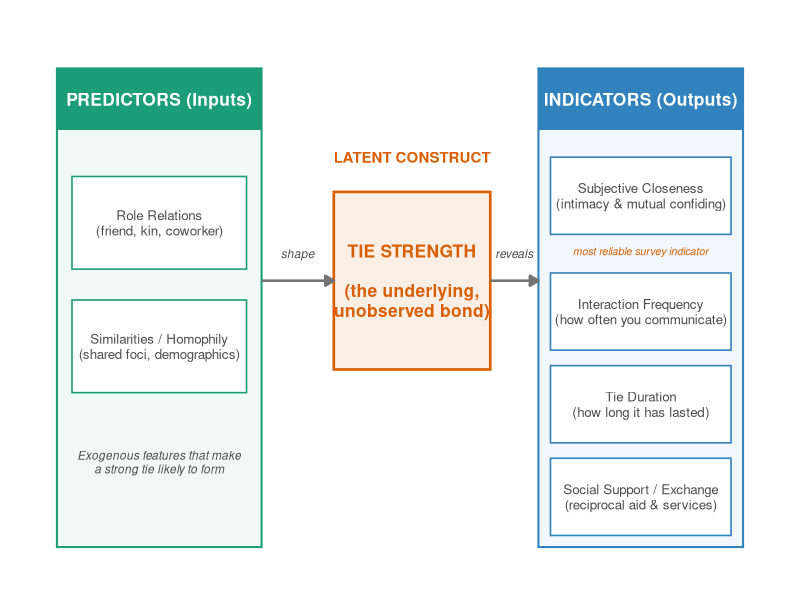

The R source for this figure:
# Generates images/swt-marsden-campbell.png
#
# Conceptual diagram of Marsden & Campbell's (1984) framework for measuring
# tie strength: exogenous predictors (role relations, similarities) that
# give rise to the latent construct of tie strength, which is revealed
# through observable indicators (subjective closeness, interaction
# frequency, tie duration, social support/exchange).
#
# Replaces the original exported-PPT diagram, which had large empty
# margins, a central box overflowing its container, and misaligned panels.

library(ggplot2)

teal    <- "#1b9e77"
orange  <- "#d95f02"
blue    <- "#3182bd"
greytxt <- "grey30"

panel <- function(xmin, xmax, ymin, ymax, header, fill) {
  list(
    annotate("rect", xmin = xmin, xmax = xmax, ymin = ymin, ymax = ymax,
             fill = scales::alpha(fill, 0.06), color = fill, linewidth = 0.7),
    annotate("rect", xmin = xmin, xmax = xmax, ymin = ymax - 0.8, ymax = ymax,
             fill = fill, color = NA),
    annotate("text", x = (xmin + xmax) / 2, y = ymax - 0.4, label = header,
             size = 4.4, fontface = "bold", color = "white")
  )
}

item <- function(x, y, w, h, label, col) {
  list(
    annotate("rect", xmin = x - w / 2, xmax = x + w / 2, ymin = y - h / 2, ymax = y + h / 2,
             fill = "white", color = col, linewidth = 0.55),
    annotate("text", x = x, y = y, label = label, size = 3.4,
             color = greytxt, lineheight = 0.95)
  )
}

p <- ggplot() +
  xlim(0, 12) + ylim(0, 7) +

  # Left panel: predictors
  panel(0.3, 3.7, 0.3, 6.5, "PREDICTORS (Inputs)", teal) +
  item(2.0, 4.5, 2.9, 1.2, "Role Relations\n(friend, kin, coworker)", teal) +
  item(2.0, 2.9, 2.9, 1.2, "Similarities / Homophily\n(shared foci, demographics)", teal) +
  annotate("text", x = 2.0, y = 1.4,
           label = "Exogenous features that make\na strong tie likely to form",
           size = 3.0, fontface = "italic", color = greytxt, lineheight = 0.95) +

  # Center: latent construct
  annotate("text", x = 6.2, y = 5.35, label = "LATENT CONSTRUCT",
           size = 3.8, fontface = "bold", color = orange) +
  annotate("rect", xmin = 4.9, xmax = 7.5, ymin = 2.6, ymax = 4.9,
           fill = scales::alpha(orange, 0.10), color = orange, linewidth = 0.9) +
  annotate("text", x = 6.2, y = 3.75,
           label = "TIE STRENGTH\n\n(the underlying,\nunobserved bond)",
           size = 4.4, fontface = "bold", color = orange, lineheight = 0.95) +

  # Right panel: indicators
  panel(8.3, 11.7, 0.3, 6.5, "INDICATORS (Outputs)", blue) +
  item(10.0, 4.85, 3.0, 1.0, "Subjective Closeness\n(intimacy & mutual confiding)", blue) +
  annotate("text", x = 10.0, y = 4.13,
           label = "most reliable survey indicator",
           size = 2.7, fontface = "italic", color = orange) +
  item(10.0, 3.35, 3.0, 1.0, "Interaction Frequency\n(how often you communicate)", blue) +
  item(10.0, 2.15, 3.0, 1.0, "Tie Duration\n(how long it has lasted)", blue) +
  item(10.0, 0.95, 3.0, 1.0, "Social Support / Exchange\n(reciprocal aid & services)", blue) +

  # Connecting arrows
  annotate("segment", x = 3.7, xend = 4.9, y = 3.75, yend = 3.75,
           arrow = arrow(length = unit(0.25, "cm"), type = "closed"),
           linewidth = 0.9, color = "grey45") +
  annotate("text", x = 4.3, y = 4.1, label = "shape", size = 3.0,
           fontface = "italic", color = greytxt) +
  annotate("segment", x = 7.5, xend = 8.3, y = 3.75, yend = 3.75,
           arrow = arrow(length = unit(0.25, "cm"), type = "closed"),
           linewidth = 0.9, color = "grey45") +
  annotate("text", x = 7.9, y = 4.1, label = "reveals", size = 3.0,
           fontface = "italic", color = greytxt) +

  theme_void(base_family = "sans") +
  theme(plot.margin = margin(2, 2, 2, 2))

ggsave("images/swt-marsden-campbell.png", p, width = 11, height = 6.2, dpi = 300)
print("Saved images/swt-marsden-campbell.png")
